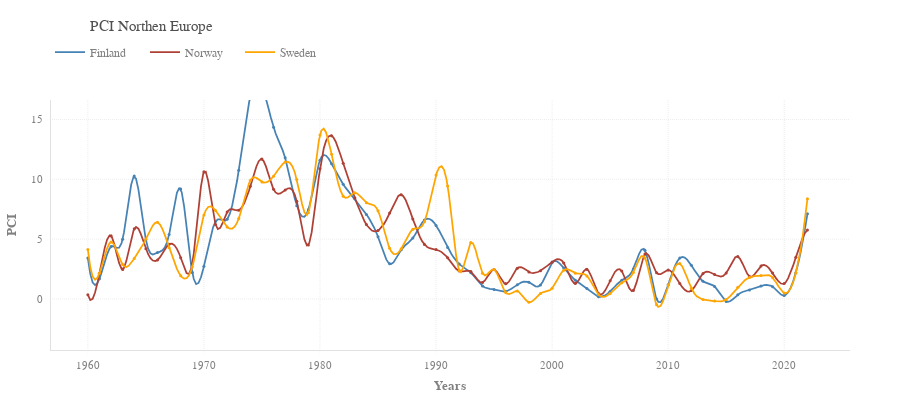

The notebook cell this image was saved under:
### Code cell
fig = pl_figure(figsize=(900, 400))

# pl_plot(
#     go.Scatter(x=data.index, y=data['Finland'], mode='lines+markers', line_color=palette[0], name='Finland'), fig)


pl_plot(
    go.Scatter(
        x=smoothed(data['Finland'][:-1]).index,
        y=smoothed(data['Finland'][:-1]).values.ravel(),
        mode='lines', line_color=palette[2], hoverinfo='skip', name='Finland'), fig)
pl_plot(
    go.Scatter(
        x=data['Finland'][:-1].index,
        y=data['Finland'][:-1],
        mode='markers', line_color=palette[2], showlegend=False, name='Finland'), fig)

pl_plot(
    go.Scatter(
        x=smoothed(data['Norway'][:-1]).index,
        y=smoothed(data['Norway'][:-1]).values.ravel(),
        mode='lines', line_color=palette[1], hoverinfo='skip', name='Norway'), fig)
pl_plot(
    go.Scatter(
        x=data['Norway'][:-1].index,
        y=data['Norway'][:-1],
        mode='markers', line_color=palette[1], showlegend=False, name='Norway'), fig)

pl_plot(
    go.Scatter(
        x=smoothed(data['Sweden'][:-1]).index,
        y=smoothed(data['Sweden'][:-1]).values.ravel(),
        mode='lines', line_color=palette[4], hoverinfo='skip', name='Sweden'), fig)
pl_plot(
    go.Scatter(
        x=data['Sweden'][:-1].index,
        y=data['Sweden'][:-1],
        mode='markers', line_color=palette[4], showlegend=False, name='Sweden'), fig)


# pl_plot(
#     go.Scatter(x=data.index, y=data['Norway'], mode='lines+markers', line_color=palette[1], name='Norway'), fig)
# pl_plot(
#     go.Scatter(x=data.index, y=data['Sweden'], mode='lines+markers', line_color=palette[2], name='Sweden'), fig)

pl_labels(x='Years', y='PCI', fig=fig)
pl_title('PCI Northen Europe', size=15, fig=fig)
# pl_rstyle(xticks=[1960, 2025, 5], yticks=[0, 20, 5], ylim=[-1, 20])


fig.show(config=config)
pl_savefig(fig, 'pci_scandinavia', dir=path_save_img, config=config)

### Figure 1 — Plotly figure (JSON) as saved in the notebook; plotly's stock layout.template omitted (floating-point values rounded to 4 significant figures; data arrays with more than 128 entries replaced by an {"elided": "..."} marker saying what was removed)
{"data": [{"hoverinfo": "skip", "line": {"color": "#4682B4"}, "mode": "lines", "name": "Finland", "type": "scatter", "x": {"elided": "300 float values"}, "y": {"elided": "300 float values"}}, {"line": {"color": "#4682B4"}, "mode": "markers", "name": "Finland", "showlegend": false, "type": "scatter", "x": [1960, 1961, 1962, 1963, 1964, 1965, 1966, 1967, 1968, 1969, 1970, 1971, 1972, 1973, 1974, 1975, 1976, 1977, 1978, 1979, 1980, 1981, 1982, 1983, 1984, 1985, 1986, 1987, 1988, 1989, 1990, 1991, 1992, 1993, 1994, 1995, 1996, 1997, 1998, 1999, 2000, 2001, 2002, 2003, 2004, 2005, 2006, 2007, 2008, 2009, 2010, 2011, 2012, 2013, 2014, 2015, 2016, 2017, 2018, 2019, 2020, 2021, 2022], "y": [3.418, 1.691, 4.384, 4.996, 10.28, 4.941, 3.874, 5.378, 9.192, 2.206, 2.74, 6.476, 6.662, 10.75, 16.94, 17.81, 14.34, 11.79, 7.799, 7.467, 11.59, 11.31, 9.585, 8.366, 7.068, 5.196, 2.934, 4.113, 5.086, 6.593, 6.15, 4.31, 2.919, 2.191, 1.089, 0.7912, 0.6292, 1.193, 1.399, 1.162, 3.042, 2.578, 1.571, 0.8774, 0.1871, 0.6239, 1.567, 2.511, 4.066, -9.174e-07, 1.184, 3.417, 2.808, 1.478, 1.041, -0.2079, 0.3567, 0.754, 1.084, 1.024, 0.2906, 2.195, 7.124]}, {"hoverinfo": "skip", "line": {"color": "#AF4035"}, "mode": "lines", "name": "Norway", "type": "scatter", "x": {"elided": "300 float values"}, "y": {"elided": "300 float values"}}, {"line": {"color": "#AF4035"}, "mode": "markers", "name": "Norway", "showlegend": false, "type": "scatter", "x": [1960, 1961, 1962, 1963, 1964, 1965, 1966, 1967, 1968, 1969, 1970, 1971, 1972, 1973, 1974, 1975, 1976, 1977, 1978, 1979, 1980, 1981, 1982, 1983, 1984, 1985, 1986, 1987, 1988, 1989, 1990, 1991, 1992, 1993, 1994, 1995, 1996, 1997, 1998, 1999, 2000, 2001, 2002, 2003, 2004, 2005, 2006, 2007, 2008, 2009, 2010, 2011, 2012, 2013, 2014, 2015, 2016, 2017, 2018, 2019, 2020, 2021, 2022], "y": [0.3605, 2.155, 5.274, 2.472, 5.867, 4.187, 3.251, 4.579, 3.448, 2.963, 10.64, 6.224, 7.258, 7.419, 9.412, 11.69, 9.161, 9.104, 8.162, 4.51, 10.88, 13.64, 11.34, 8.465, 6.218, 5.715, 7.176, 8.717, 6.676, 4.546, 4.131, 3.438, 2.328, 2.288, 1.376, 2.46, 1.263, 2.567, 2.252, 2.366, 3.086, 3.004, 1.287, 2.488, 0.4545, 1.532, 2.329, 0.7126, 3.754, 2.197, 2.419, 1.285, 0.6969, 2.12, 2.042, 2.171, 3.55, 1.875, 2.765, 2.168, 1.287, 3.484, 5.764]}, {"hoverinfo": "skip", "line": {"color": "#FFA500"}, "mode": "lines", "name": "Sweden", "type": "scatter", "x": {"elided": "300 float values"}, "y": {"elided": "300 float values"}}, {"line": {"color": "#FFA500"}, "mode": "markers", "name": "Sweden", "showlegend": false, "type": "scatter", "x": [1960, 1961, 1962, 1963, 1964, 1965, 1966, 1967, 1968, 1969, 1970, 1971, 1972, 1973, 1974, 1975, 1976, 1977, 1978, 1979, 1980, 1981, 1982, 1983, 1984, 1985, 1986, 1987, 1988, 1989, 1990, 1991, 1992, 1993, 1994, 1995, 1996, 1997, 1998, 1999, 2000, 2001, 2002, 2003, 2004, 2005, 2006, 2007, 2008, 2009, 2010, 2011, 2012, 2013, 2014, 2015, 2016, 2017, 2018, 2019, 2020, 2021, 2022], "y": [4.142, 2.158, 4.766, 2.872, 3.388, 5.013, 6.405, 4.289, 1.943, 2.692, 7.016, 7.396, 6.007, 6.718, 9.912, 9.78, 10.25, 11.44, 9.995, 7.21, 13.71, 12.1, 8.589, 8.873, 8.044, 7.373, 4.236, 4.189, 5.825, 6.443, 10.37, 9.445, 2.374, 4.728, 2.158, 2.455, 0.5331, 0.6584, -0.2671, 0.4622, 0.8991, 2.406, 2.158, 1.926, 0.3737, 0.4532, 1.36, 2.212, 3.437, -0.4945, 1.158, 2.961, 0.8884, -0.04429, -0.1796, -0.04678, 0.9843, 1.794, 1.954, 1.784, 0.4974, 2.163, 8.369]}], "layout": {"autosize": false, "height": 400, "margin": {"t": 100}, "title": {"font": {"size": 15}, "text": "PCI Northen Europe"}, "width": 900, "xaxis": {"autorange": false, "range": [1957.0, 2026.0], "side": "right", "title": {"font": {"weight": "bold"}, "standoff": 10, "text": "Years"}, "type": "linear"}, "yaxis": {"autorange": false, "range": [-4.266, 16.63], "title": {"font": {"weight": "bold"}, "standoff": 10, "text": "PCI"}, "type": "linear"}}}
